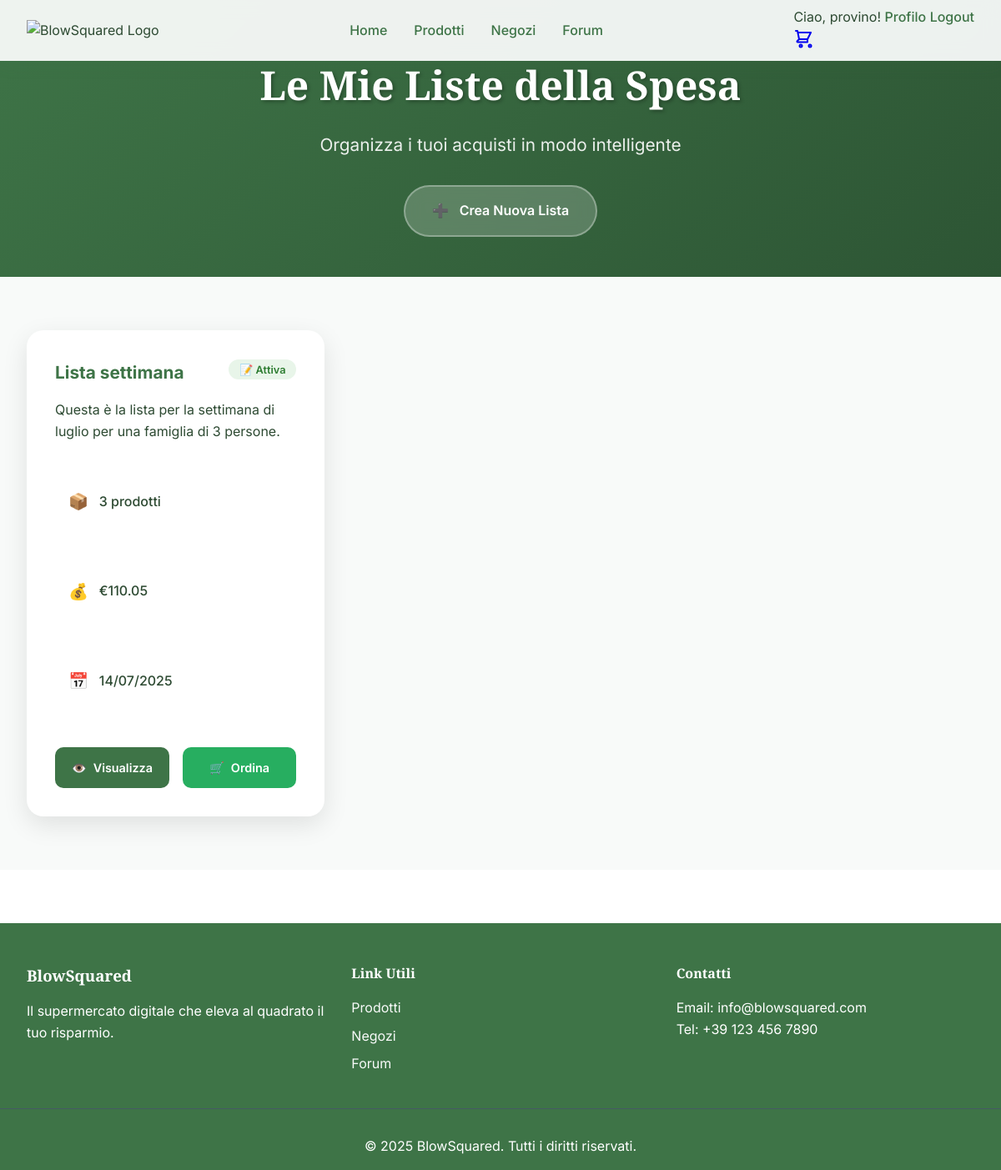
The page /utenti/liste-spesa/ (signed in) on the database its author committed.
### utenti/models.py (models this page shows, shortened)
class ListaSpesa(models.Model):
    nome = models.CharField(
        max_length=100,
        help_text="Nome della lista (es: 'Spesa settimanale', 'Cena romantica')"
    )
    utente = models.ForeignKey(
        User,
        on_delete=models.CASCADE,
        related_name='liste_spesa',
        help_text="Utente proprietario della lista"
    )
    descrizione = models.TextField(
        blank=True,
        null=True,
        help_text="Descrizione opzionale della lista"
    )
    data_creazione = models.DateTimeField(
        auto_now_add=True,
        help_text="Data di creazione della lista"
    )
    data_modifica = models.DateTimeField(
        auto_now=True,
        help_text="Data dell'ultima modifica"
    )
    completata = models.BooleanField(
        default=False,
        help_text="Indica se la lista è stata completata/acquistata"
    )
    condivisa = models.BooleanField(
        default=False,
        help_text="Indica se la lista può essere condivisa con altri utenti"
    )
    class Meta:
        verbose_name = "Lista della Spesa"
        verbose_name_plural = "Liste della Spesa"
        ordering = ['-data_modifica', '-data_creazione']
    @property
    def numero_prodotti(self):
        return self.elementi.count()
    @property
    def prezzo_stimato(self):
        totale = 0
        for elemento in self.elementi.all():
            prezzo_prodotto = elemento.prodotto.prezzo
            if elemento.prodotto.sconto > 0:
                prezzo_prodotto = prezzo_prodotto * (100 - elemento.prodotto.sconto) / 100
            totale += prezzo_prodotto * elemento.quantita
        return totale

class ElementoLista(models.Model):
    lista = models.ForeignKey(
        ListaSpesa,
        on_delete=models.CASCADE,
        related_name='elementi'
    )
    prodotto = models.ForeignKey('prodotti.Prodotto', on_delete=models.CASCADE)
    quantita = models.PositiveIntegerField(default=1)
    note = models.TextField(blank=True, null=True)
    priorita = models.IntegerField(default=0, choices=[
        (0, 'Normale'),
        (1, 'Alta'),
        (2, 'Urgente')
    ])
    data_aggiunta = models.DateTimeField(auto_now_add=True)
    class Meta:
        unique_together = ('lista', 'prodotto')
        verbose_name = 'Elemento Lista'
        verbose_name_plural = 'Elementi Lista'
        ordering = ['-priorita', 'data_aggiunta']

### prodotti/models.py (models this page shows, shortened)
class Prodotto(models.Model):
    CATEGORIE = [
        ('latticini', 'Latticini'),
        ('carne', 'Carne e Pesce'),
        ('fresco', 'Fresco (Pesce e Frutti di Mare)'),
        ('verdura', 'Verdura'),
        ('frutta', 'Frutta'),
        ('conserve', 'Conserve e Sottoli'),
        ('pasta', 'Pasta e Riso'),
        ('olio', 'Olio e Condimenti'),
        ('spezie', 'Spezie e Aromi'),
        ('proteine', 'Proteine Vegetali'),
        ('snack', 'Snack e Merende'),
        ('cereali', 'Cereali e Derivati'),
        ('bevande', 'Bevande'),
        ('dolci', 'Dolci e Snack'),
        ('surgelati', 'Surgelati'),
        ('altro', 'Altro'),
    ]
    nome = models.CharField(max_length=200)
    marca = models.CharField(max_length=100)
    categoria = models.CharField(max_length=50, choices=CATEGORIE)
    descrizione = models.TextField(blank=True)
    codice_a_barre = models.CharField(max_length=50, unique=True)
    peso = models.CharField(max_length=50)
    data_scadenza = models.DateField()
    foto = models.ImageField(upload_to='prodotti/', blank=True)
    valori_nutrizionali = models.JSONField(default=dict, blank=True)
    prezzo = models.DecimalField(max_digits=8, decimal_places=2)
    sconto = models.DecimalField(max_digits=5, decimal_places=2, default=0,
                                validators=[MinValueValidator(0), MaxValueValidator(70)])
    stock = models.PositiveIntegerField(default=0)
    ingredienti = models.TextField(blank=True)
    numero_recensioni = models.PositiveIntegerField(default=0)
    negozi = models.ManyToManyField(
        'negozi.Negozio',
        related_name='prodotti_disponibili',
        blank=True,
        help_text="Negozi dove questo prodotto è disponibile. Lascia vuoto per renderlo disponibile in tutti i negozi."
    )

### utenti/views.py (the view)
# urls.py: path('liste-spesa/', views.liste_spesa_view, name='liste_spesa'),
@login_required
def liste_spesa_view(request):
    from .models import ListaSpesa
    try:
        liste_spesa = ListaSpesa.objects.filter(utente=request.user).order_by('-data_modifica')
        context = {
            'liste_spesa': liste_spesa,
        }
        return render(request, 'utenti/liste_spesa.html', context)
    except Exception:
        messages.error(request, 'Sistema liste non ancora configurato. Esegui le migrazioni.')
        return redirect('utenti:profile')

### utenti/templates/utenti/liste_spesa.html (shortened to what this page needs)
{% extends 'base.html' %}
{% load static %}
{% block content %}
<section class="lists-header-section">
  <div class="lists-header-container">
    <h1 class="lists-title">Le Mie Liste della Spesa</h1>
    <p class="lists-subtitle">Organizza i tuoi acquisti in modo intelligente</p>
    <a href="{% url 'utenti:crea_lista' %}" class="btn-create-list">
      <span class="btn-icon">➕</span>
      Crea Nuova Lista
    </a>
  </div>
</section>
<section class="lists-content-section">
  <div class="lists-container">
    {% if liste_spesa %}
      <div class="lists-grid">
        {% for lista in liste_spesa %}
        <div class="list-card {% if lista.completata %}completed{% endif %}">
          <div class="list-header">
            <h3 class="list-name">{{ lista.nome }}</h3>
            <div class="list-status">
              {% if lista.completata %}
                <span class="status-badge completed">✅ Completata</span>
              {% else %}
                <span class="status-badge active">📝 Attiva</span>
              {% endif %}
            </div>
          </div>
          {% if lista.descrizione %}
          <p class="list-description">{{ lista.descrizione|truncatechars:100 }}</p>
          {% endif %}
          <div class="list-stats">
            <div class="stat-item">
              <span class="stat-icon">📦</span>
              <span class="stat-text">{{ lista.numero_prodotti }} prodotti</span>
            </div>
            <div class="stat-item">
              <span class="stat-icon">💰</span>
              <span class="stat-text">€{{ lista.prezzo_stimato|floatformat:2 }}</span>
            </div>
            <div class="stat-item">
              <span class="stat-icon">📅</span>
              <span class="stat-text">{{ lista.data_modifica|date:"d/m/Y" }}</span>
            </div>
          </div>
          <div class="list-actions">
            <a href="{% url 'utenti:dettaglio_lista' lista.id %}" class="btn-action primary">
              <span class="btn-icon">👁️</span>
              Visualizza
            </a>
            {% if not lista.completata %}
            <a href="{% url 'utenti:ordina_lista' lista.id %}" class="btn-action success">
              <span class="btn-icon">🛒</span>
              Ordina
            </a>
            {% endif %}
          </div>
        </div>
        {% endfor %}
      </div>
    {% endif %}
  </div>
</section>
{% endblock %}
{% block extra_css %}
<link rel="stylesheet" href="{% static 'css/liste-spesa.css' %}">
{% endblock %}

### BlowSquared/templates/includes/navbar.html (shortened to what this page needs)
{% load static %}
<nav class="navbar">
  <div class="nav-container">
    <div class="nav-logo">
      <img src="{% static 'img/logo.png' %}" alt="BlowSquared Logo" class="logo-img">
    </div>
    <div class="nav-menu">
      <a href="{% url 'home' %}" class="nav-link">Home</a>
      {% if user.is_authenticated and user.profilo.negozio_preferito %}
        <a href="{% url 'prodotti:list' %}" class="nav-link">Prodotti</a>
      {% else %}
        <a href="{% url 'negozi:seleziona_negozio' %}" class="nav-link" title="Seleziona prima un negozio">Prodotti</a>
      {% endif %}
      <a href="{% url 'negozi:seleziona_negozio' %}" class="nav-link">Negozi</a>
      {% if user.is_authenticated %}
        <a href="{% url 'forum:home' %}" class="nav-link">Forum</a>
      {% endif %}
    </div>
    <div class="nav-auth">
      {% if user.is_authenticated %}
        <div class="user-menu">
          <span class="user-greeting">Ciao, {{ user.username }}!</span>
          {% if user.dipendente %}
            <a href="{% url 'dipendenti:dashboard' %}" class="nav-link">Dashboard</a>
          {% elif user.dirigente %}
            <a href="{% url 'dirigenti:dashboard' %}" class="nav-link">Dashboard</a>
          {% else %}
            <a href="{% url 'utenti:profile' %}" class="nav-link">Profilo</a>
          {% endif %}
          <a href="{% url 'utenti:logout' %}" class="nav-link logout-link">Logout</a>
        </div>
      {% endif %}
      <div class="nav-cart">
        {% if user.is_authenticated %}
          <a href="{% url 'carrello:visualizza' %}" class="cart-link" title="Vai al carrello">
        {% else %}
          <a href="{% url 'utenti:signup' %}" class="cart-link" title="Registrati per usare il carrello">
        {% endif %}
          <div class="cart-icon-container">
          </div>
        </a>
      </div>
    </div>
  </div>
</nav>

### static/css/style.css (style rules this page uses)
:root { --primary-color: rgb(62, 116, 71); --secondary-color: rgb(222, 174, 82); --accent-color: rgb(45, 85, 52); --light-color: #f8faf9; --dark-color: #2d4a32; --font-primary: 'Playfair Display', serif; --font-secondary: 'Inter', sans-serif; }
* { margin: 0; padding: 0; box-sizing: border-box; }
body { font-family: var(--font-secondary); line-height: 1.6; color: var(--dark-color); }
.navbar { background: rgba(248, 250, 249, 0.95); backdrop-filter: blur(10px); box-shadow: 0 2px 20px rgba(62, 116, 71, 0.15); position: fixed; top: 0; width: 100%; z-index: 1000; padding: 0.5rem 0; transition: all 0.3s ease; }
.nav-container { max-width: 1200px; margin: 0 auto; display: flex; align-items: center; justify-content: space-between; padding: 0 2rem; }
.nav-logo .logo-img { height: 60px; width: auto; transition: all 0.3s ease; }
.nav-menu { display: flex; gap: 2rem; flex: 1; justify-content: center; }
.nav-link { text-decoration: none; color: var(--primary-color); font-weight: 500; transition: color 0.3s ease; position: relative; }
.nav-link::after { content: ''; position: absolute; bottom: -5px; left: 0; width: 0; height: 2px; background: var(--secondary-color); transition: width 0.3s ease; }

### static/css/home.css (style rules this page uses)
.stat-item { text-align: center; transition: transform 0.3s ease; padding: 2rem 1rem; }

### static/css/liste-spesa.css (style rules this page uses)
.lists-header-section { background: linear-gradient(135deg, var(--primary-color) 0%, var(--accent-color) 100%); color: white; padding: 4rem 0 3rem; text-align: center; }
.lists-header-container { max-width: 1400px; margin: 0 auto; padding: 0 2rem; }
.lists-title { font-family: var(--font-primary); font-size: 3rem; font-weight: 900; margin-bottom: 1rem; text-shadow: 2px 2px 4px rgba(0, 0, 0, 0.3); }
.lists-subtitle { font-size: 1.3rem; margin-bottom: 2rem; opacity: 0.9; }
.btn-create-list { background: rgba(255, 255, 255, 0.2); color: white; border: 2px solid rgba(255, 255, 255, 0.3); padding: 1rem 2rem; border-radius: 50px; font-weight: 600; text-decoration: none; display: inline-flex; align-items: center; gap: 0.8rem; transition: all 0.3s ease; backdrop-filter: blur(10px); }
.lists-content-section { padding: 4rem 0; background: var(--light-color); }
.lists-container { max-width: 1400px; margin: 0 auto; padding: 0 2rem; }
.lists-grid { display: grid; grid-template-columns: repeat(auto-fill, minmax(350px, 1fr)); gap: 2rem; }
.list-card { background: white; border-radius: 20px; padding: 2rem; box-shadow: 0 10px 30px rgba(0, 0, 0, 0.1); border: 2px solid transparent; transition: all 0.3s ease; }
.list-header { display: flex; justify-content: space-between; align-items: flex-start; margin-bottom: 1rem; }
.list-name { font-size: 1.3rem; font-weight: 700; color: var(--primary-color); margin: 0; }
.status-badge { padding: 0.3rem 0.8rem; border-radius: 15px; font-size: 0.8rem; font-weight: 600; }
.status-badge.active { background: #e8f5e9; color: #2e7d32; }
.list-description { color: var(--dark-color); margin-bottom: 1.5rem; line-height: 1.6; }
.list-stats { display: flex; flex-direction: column; gap: 0.8rem; margin-bottom: 2rem; }
.stat-item { display: flex; align-items: center; gap: 0.8rem; }
.stat-icon { font-size: 1.2rem; }
.stat-text { font-weight: 500; color: var(--dark-color); }
.list-actions { display: flex; gap: 1rem; }
.btn-action { flex: 1; padding: 0.8rem 1rem; border-radius: 10px; text-decoration: none; font-weight: 600; font-size: 0.9rem; text-align: center; display: flex; align-items: center; justify-content: center; gap: 0.5rem; transition: all 0.3s ease; }
.btn-action.primary { background: var(--primary-color); color: white; }
.btn-action.success { background: #27ae60; color: white; }

### rows shown on the page
ListaSpesa: nome "Lista settimana", completata "📝 Attiva", descrizione "Questa è la lista per la settimana di luglio per una famiglia di 3 persone.", numero_prodotti "3", prezzo_stimato "110.05", data_modifica "14/07/2025"

### other values the page prints
{{ user.username }} "provino"
